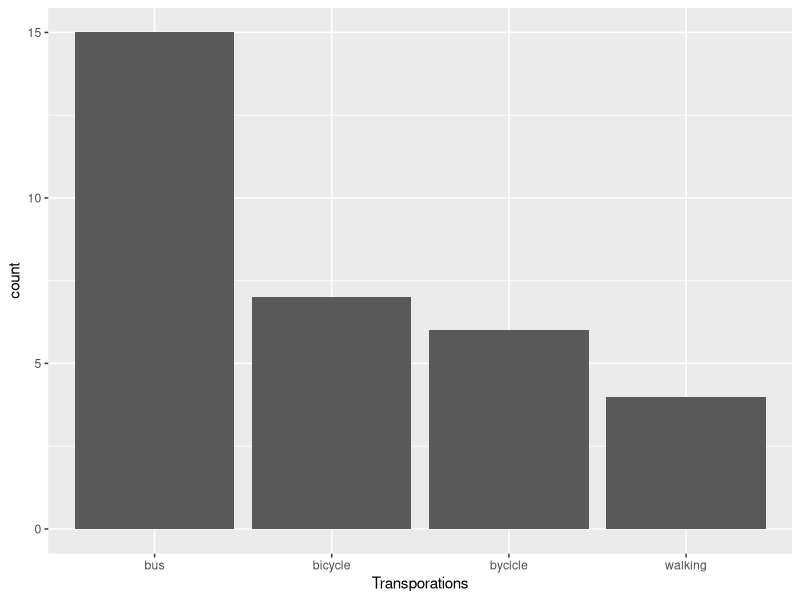

Source code (R):
## ---- chunk 1
# Load libraries
library(ggplot2)
library(forcats)

# Data
transp <- c("bycicle", "bus", "bus", "walking", "bus", "bycicle", "bycicle",
            "bus", "bus", "bus" , "bycicle", "bus", "bycicle", "bycicle", 
            "walking", "bus", "bus", "bicycle", "bicycle", "walking", "walking",
            "bicycle", "bus", "bus", "bus", "bus", "bicycle", "bus", "bus",
            "bicycle", "bicycle", "bicycle")
dat1 <- data.frame(transp)

# Graph
ggplot(dat1, aes(x = forcats::fct_infreq(transp))) +
  geom_bar() +
    xlab("Transporations")
